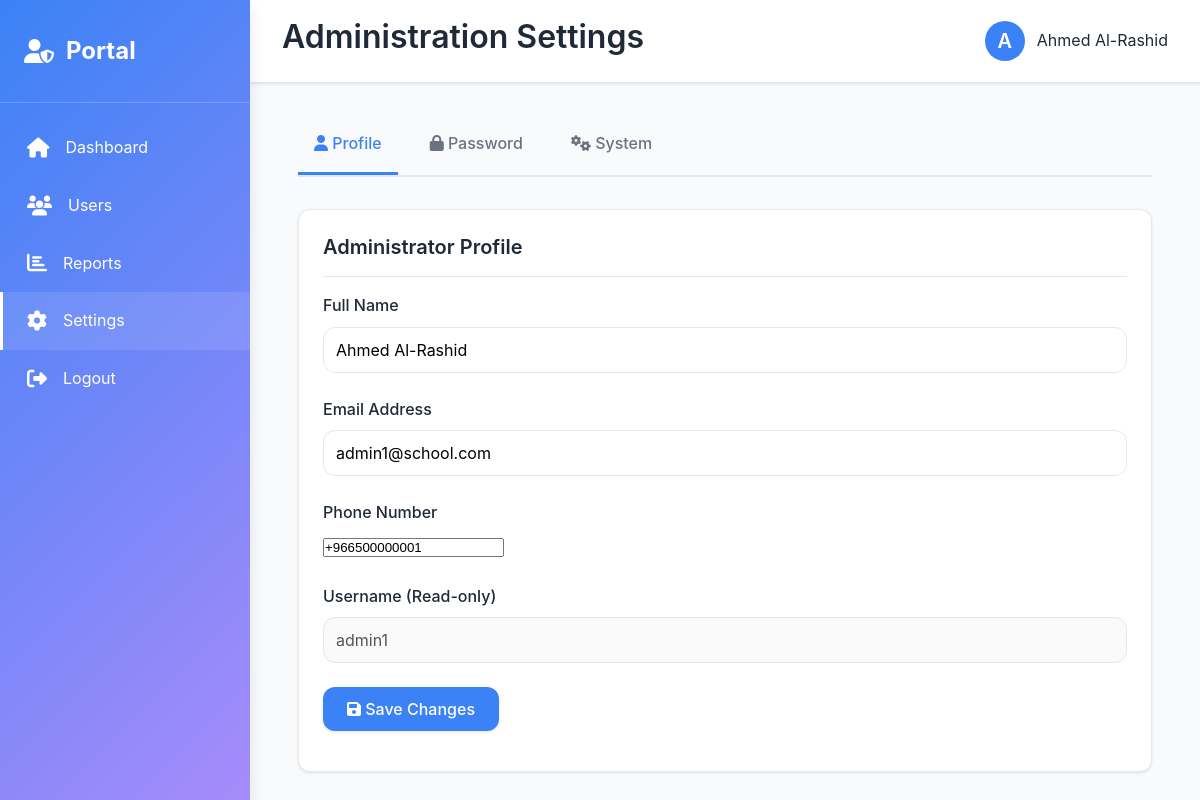
The app's page /admin/settings.php (signed in) with its own data.
### tables this page shows
CREATE TABLE `users` (
  `id` int(11) NOT NULL,
  `username` varchar(100) NOT NULL,
  `password` varchar(255) NOT NULL,
  `email` varchar(100) NOT NULL,
  `full_name` varchar(150) NOT NULL,
  `role` enum('admin','teacher','counselor','parent','student') NOT NULL,
  `phone` varchar(20) DEFAULT NULL,
  `profile_picture` varchar(255) DEFAULT NULL,
  `created_at` timestamp NOT NULL DEFAULT current_timestamp(),
  `updated_at` timestamp NOT NULL DEFAULT current_timestamp() ON UPDATE current_timestamp(),
  `is_active` tinyint(4) DEFAULT 1
);

### includes/functions.php (called while the page is built, shortened)
<?php
function getUserInfo($user_id, $conn) {
    $query = "SELECT * FROM users WHERE id = ?";
    $stmt = $conn->prepare($query);
    $stmt->bind_param("i", $user_id);
    $stmt->execute();
    $result = $stmt->get_result();
    return $result->fetch_assoc();
}
?>

### admin/settings.php (the view, shortened to what this page needs)
<?php
require_once '../includes/db_config.php';
require_once '../includes/functions.php';
$user_id = $_SESSION['user_id'];
$full_name = $_SESSION['full_name'];
$user_info = getUserInfo($user_id, $conn);
?>
<!DOCTYPE html>
<html lang="en">
<head>
    <link rel="stylesheet" href="/student_portal/assets/css/style.css">
    <link rel="stylesheet" href="https://cdnjs.cloudflare.com/ajax/libs/font-awesome/6.4.0/css/all.min.css">
</head>
<body>
    <div class="dashboard-container">
        <aside class="sidebar">
            <div class="sidebar-logo">
                <i class="fa-solid fa-user-shield"></i>
                <span>Portal</span>
            </div>
            <nav>
                <ul class="sidebar-menu">
                    <li><a href="/student_portal/admin/dashboard.php"><i class="fas fa-home"></i> Dashboard</a></li>
                    <li><a href="/student_portal/admin/users.php"><i class="fas fa-users"></i> Users</a></li>
                    <li><a href="/student_portal/admin/reports.php"><i class="fas fa-chart-bar"></i> Reports</a></li>
                    <li><a href="/student_portal/admin/settings.php" class="active"><i class="fas fa-cog"></i> Settings</a></li>
                    <li><a href="/student_portal/logout.php"><i class="fas fa-sign-out-alt"></i> Logout</a></li>
                </ul>
            </nav>
        </aside>
        <div class="main-content">
            <header class="header">
                <div class="header-left">
                    <h2>Administration Settings</h2>
                </div>
                <div class="header-right">
                    <div class="user-profile">
                        <div class="profile-picture"><?php echo strtoupper(substr($full_name, 0, 1)); ?></div>
                        <span><?php echo htmlspecialchars($full_name); ?></span>
                    </div>
                </div>
            </header>
            <div class="content">
                <div class="container">
                    <div class="settings-tabs">
                        <div class="settings-tab active" onclick="switchTab('profile')">
                            <i class="fas fa-user"></i> Profile
                        </div>
                        <div class="settings-tab" onclick="switchTab('password')">
                            <i class="fas fa-lock"></i> Password
                        </div>
                        <div class="settings-tab" onclick="switchTab('system')">
                            <i class="fas fa-cogs"></i> System
                        </div>
                    </div>
                    <div id="profile" class="settings-tab-content active">
                        <div class="card">
                            <div class="card-header">
                                <h3 class="card-title">Administrator Profile</h3>
                            </div>
                            <div class="card-body">
                                <form method="POST">
                                    <div class="form-group">
                                        <label for="full_name">Full Name</label>
                                        <input type="text" id="full_name" name="full_name" value="<?php echo htmlspecialchars($user_info['full_name']); ?>" required>
                                    </div>
                                    <div class="form-group">
                                        <label for="email">Email Address</label>
                                        <input type="email" id="email" name="email" value="<?php echo htmlspecialchars($user_info['email']); ?>" required>
                                    </div>
                                    <div class="form-group">
                                        <label for="phone">Phone Number</label>
                                        <input type="tel" id="phone" name="phone" value="<?php echo htmlspecialchars($user_info['phone'] ?? ''); ?>">
                                    </div>
                                    <div class="form-group">
                                        <label for="username">Username (Read-only)</label>
                                        <input type="text" id="username" value="<?php echo htmlspecialchars($user_info['username']); ?>" disabled>
                                    </div>
                                    <button type="submit" class="btn btn-primary">
                                        <i class="fas fa-save"></i> Save Changes
                                    </button>
                                </form>
                            </div>
                        </div>
                    </div>
                </div>
            </div>
        </div>
    </div>
</body>
</html>

### assets/css/style.css (style rules this page uses)
:root { --primary-color: #3B82F6; --secondary-color: #A78BFA; --background-color: #F9FAFB; --text-color: #1F2937; --text-light: #6B7280; --border-color: #E5E7EB; --success-color: #10B981; --warning-color: #F59E0B; --danger-color: #EF4444; --shadow: 0 1px 3px rgba(0, 0, 0, 0.1); --shadow-md: 0 4px 6px rgba(0, 0, 0, 0.1); --shadow-lg: 0 10px 15px rgba(0, 0, 0, 0.1); --border-radius: 12px; --transition: all 0.3s ease; }
* { margin: 0; padding: 0; box-sizing: border-box; }
html, body { height: 100%; }
body { font-family: 'Poppins', -apple-system, BlinkMacSystemFont, 'Segoe UI', sans-serif; background-color: var(--background-color); color: var(--text-color); line-height: 1.6; }
h1, h2, h3, h4, h5, h6 { font-weight: 600; line-height: 1.3; margin-bottom: 0.5rem; }
h2 { font-size: 2rem; }
h3 { font-size: 1.5rem; }
a { color: var(--primary-color); text-decoration: none; transition: var(--transition); }
.btn { display: inline-block; padding: 0.75rem 1.5rem; border: none; border-radius: var(--border-radius); font-size: 1rem; font-weight: 500; cursor: pointer; transition: var(--transition); text-align: center; text-decoration: none; font-family: inherit; }
.btn-primary { background-color: var(--primary-color); color: white; box-shadow: var(--shadow); }
.form-group { margin-bottom: 1.5rem; }
label { display: block; margin-bottom: 0.5rem; font-weight: 500; color: var(--text-color); }
input[type="text"], input[type="email"], input[type="password"], input[type="number"], input[type="date"], input[type="datetime-local"], select, textarea { width: 100%; padding: 0.75rem; border: 1px solid var(--border-color); border-radius: var(--border-radius); font-family: inherit; font-size: 1rem; transition: var(--transition); }
.card { background-color: white; border-radius: var(--border-radius); box-shadow: var(--shadow); padding: 1.5rem; transition: var(--transition); border: 1px solid var(--border-color); }
.card-header { display: flex; justify-content: space-between; align-items: center; margin-bottom: 1rem; padding-bottom: 1rem; border-bottom: 1px solid var(--border-color); }
.card-title { font-size: 1.25rem; font-weight: 600; margin: 0; }
.card-body { margin-bottom: 1rem; }
.dashboard-container { display: flex; height: 100vh; overflow: hidden; }
.sidebar { width: 250px; background: linear-gradient(135deg, var(--primary-color) 0%, var(--secondary-color) 100%); color: white; padding: 2rem 0; overflow-y: auto; box-shadow: var(--shadow-lg); position: fixed; height: 100vh; left: 0; top: 0; z-index: 1000; }
.sidebar-logo { padding: 0 1.5rem 2rem; display: flex; align-items: center; gap: 0.75rem; font-size: 1.5rem; font-weight: 700; margin-bottom: 1rem; border-bottom: 1px solid rgba(255, 255, 255, 0.2); }
.sidebar-menu { list-style: none; }
.sidebar-menu li { margin: 0; }
.sidebar-menu a { display: flex; align-items: center; gap: 1rem; padding: 1rem 1.5rem; color: white; text-decoration: none; transition: var(--transition); border-left: 3px solid transparent; }
.sidebar-menu a:hover, .sidebar-menu a.active { background-color: rgba(255, 255, 255, 0.1); border-left-color: white; }
.sidebar-menu i { font-size: 1.25rem; }
.main-content { margin-left: 250px; flex: 1; display: flex; flex-direction: column; overflow: hidden; }
.header { background-color: white; border-bottom: 1px solid var(--border-color); padding: 1rem 2rem; display: flex; justify-content: space-between; align-items: center; box-shadow: var(--shadow); }
.header-left { display: flex; align-items: center; gap: 1rem; }
.header-right { display: flex; align-items: center; gap: 1.5rem; }
.user-profile { display: flex; align-items: center; gap: 0.75rem; }
.profile-picture { width: 40px; height: 40px; border-radius: 50%; background-color: var(--primary-color); display: flex; align-items: center; justify-content: center; color: white; font-weight: 600; font-size: 1.25rem; }
.content { flex: 1; overflow-y: auto; padding: 2rem; }
.container { max-width: 1200px; margin: 0 auto; padding: 0 1rem; }

### admin/settings.php (style rules this page uses)
.settings-tabs { display: flex; gap: 1rem; border-bottom: 2px solid var(--border-color); margin-bottom: 2rem; }
.settings-tab { padding: 1rem; cursor: pointer; border-bottom: 3px solid transparent; color: var(--text-light); font-weight: 500; transition: var(--transition); }
.settings-tab.active { color: var(--primary-color); border-bottom-color: var(--primary-color); }
.settings-tab-content { display: none; }
.settings-tab-content.active { display: block; }

### records on screen
users: full_name "Ahmed Al-Rashid", email "admin1@school.com", phone "+966500000001", username "admin1"

### other values on screen
substr($full_name, 0, 1) "A"
$full_name "Ahmed Al-Rashid"
